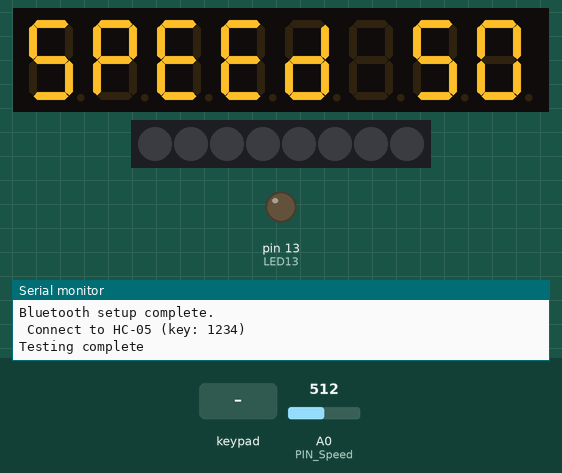
Simulated run of this sketch. Board: Arduino Uno, built with avr-gcc and run on an emulated ATmega328P. On the bench: 8-digit seven-segment display, 8 RGB LEDs in strip order, left to right, output pins drawn as LEDs (lit = HIGH), the last lines printed to the serial monitor. The test bench sets the inputs (shaded band); at power-on: A0 (PIN_Speed) = 512.

Above: at 1.7 s.
1.8 s: key '8' pressed
At 2.89 s:
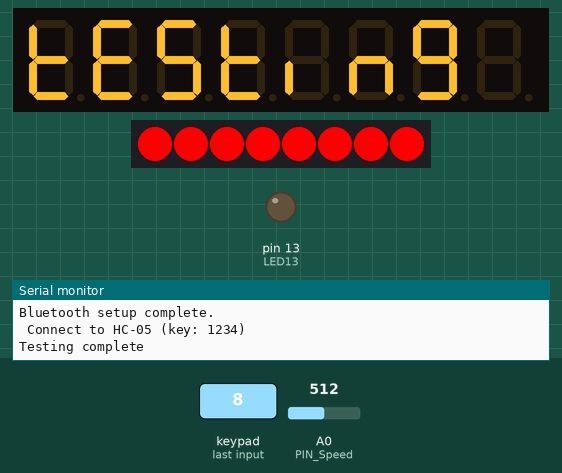
At 8.3 s:
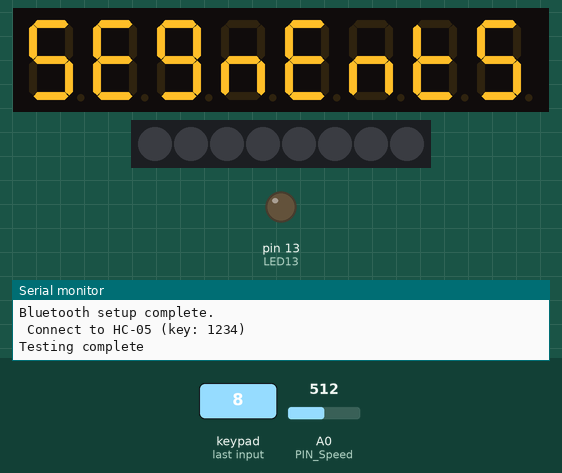
9.9 s: key '1' pressed
12.9 s: keypad keys 8 8 8 8 8 8 8 8 pressed 0.401 s apart
At 17.1 s:
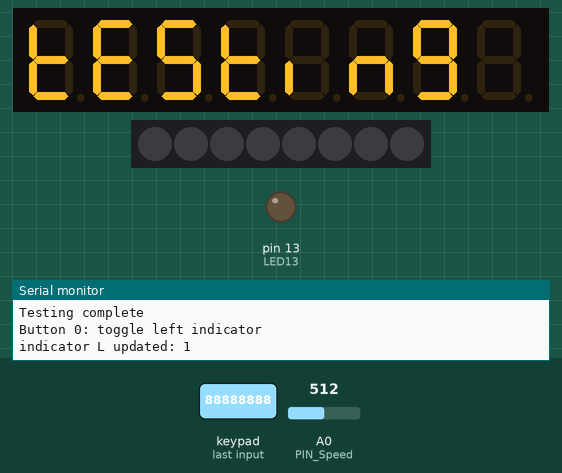
Timing chart, 0 to 22.1 s (numbered marks = the images above; inputs shaded):
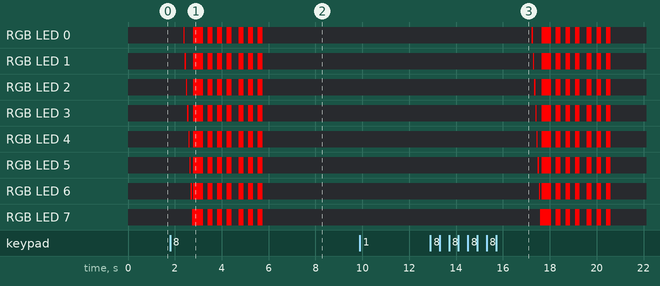

The sketch:

projBox_v1.0_testCode_1.ino
```cpp
/*------------------------------------------------------------------------------
  PROJECT:      3YP Motorcycle Feedback System Mobile Device App
  FILE:         projBox_v1.0_testCode_1.ino
  AUTHOR:       SSQ16SHU / 100166648

  DESCRIPTION:  Testing of projectBox v1.0 modules & components
                (Ardunino Uno clone, tm1638, hc05, 10k(?) potentiometer)
                Arduino inputs simulate motorcycle 'status' (eg speed, indicator
                on/off etc), sending values to be interpreted by android app.
  ------------------------------------------------------------------------------
  HISTORY:      v1.0    200120  Initial implementation from existing code
                v1.1    200120  adapted to display speed integer.
                v1.2    200120  implemented sending bike status vector (naive)
                v1.2.1  200122  tidied code
                v2.0    200123  added bitshift button trigger (test).
                v2.1    200319  changed indicators to boolean, added toggling
                                and display to buttons. (revised for clarity).
  ------------------------------------------------------------------------------
  NOTES:      + Bluetooth Rx & Tx are on digital pins to avoid disconnection on
                every upload of new/edited sketch(es).
              + Button trigger has both 7seg reset and delay repeated in each
                check to prevent triggering every loop.
              + While methods exist to clear display, it is often more efficiant
                to specify empty space when displaying text to module (8 char).
              + Potentiometer reading fluctuates very slightly (+/- 1mph) due to
                unstable USB powersupply voltage. This is acceptable as this
                reflects the ever-present slight changes made by manual control.
  ------------------------------------------------------------------------------
  PLANNED IMPROVEMENT:
              + assembling variables into single vector BEFORE sending.
              + possibly change speed increments (ie top out at 75mph: no value
                past this point is legal in UK) : hopefully improve accuracy?
              + try to decrease loop time to improve catch rate of buttons.
  ------------------------------------------------------------------------------
  TODO:       - test transmission (loop) delay
              - Implement non-delay code for input(ie tm1638 buttons)
              - add button input for vector status changes
              - change speed variable to int (app doesnt really need fractions)
              - change to array for transmission (int)
              - investigate other functions (eg peek) for better serial reading
              - tidy code incl header
  ----------------------------------------------------------------------------*/

//Header files------------------------------------------------------------------
#include <SoftwareSerial.h>                     //digital pin use for serial communication(HC05)
#include <TM1638plus.h>                         //tm1638 module library (plus version)


//Definitions-------------------------------------------------------------------
//tm1638 module digital pins
#define  STROBE_TM 5
#define  CLOCK_TM 6
#define  DIO_TM 7

//button listener masks
#define BUTTON_MASK_0 (0x1 << 0)                //used for indicator left
#define BUTTON_MASK_1 (0x1 << 1)                //used for indicator right
#define BUTTON_MASK_2 (0x1 << 2)                //used for low beams
#define BUTTON_MASK_3 (0x1 << 3)                //used for high beams
#define BUTTON_MASK_4 (0x1 << 4)
#define BUTTON_MASK_5 (0x1 << 5)
#define BUTTON_MASK_6 (0x1 << 6)
#define BUTTON_MASK_7 (0x1 << 7)                //used for display testing


//Constants---------------------------------------------------------------------
const int PIN_Speed = A0;                       //analogue pin for potentiometer
const int LED13 = 13;                           //utility LED


//Variables---------------------------------------------------------------------
int sequenceCounter = 1;                        //testing for lost messages (increment logic 0+1)
char inbyte = 0;                                //Char used for reading in Serial characters
float pot = 0;                                  //value of potentiometer input

//bike status variables
bool indicatorL;                                //1/0 representation of (left) indicator status
bool indicatorR;                                //1/0 representation of (right) indicator status
bool lowbeam;                                   //1/0 representation of headlight status  (currently unused by app: potential ambient light sensor prompt?)
bool highbeam;                                  //1/0 representation of highbeam status   (currently unused by app)
int revCounter = 0;                             //simulation of rev count                 (currently unused by app: potential redline wraning /shift prompt)
float currSpeed = 0;                            //current speed (val 0-99)

//(unused) values for addition or consideration:
int engineTemp = 0;                             //possibly duplicate for C & F option setting?
int fuelLevel = 0;                              //possibly represent as percentage of tank
int checkEngine = 0;                            //1/0 rep
int currentGear = 0;                            //translate 0 as 1 and 1 as N, 2 as 3 etc app-side
int absActive = 0;                              //abs system on: useful?
int tractionControl = 0;                        //1/0 active if present
int parkingLights = 0;                          //1/0 for parking light warning
//data available after engine shut off?)
float odoTotal = 0;                             //Odometer value
float odoTripA = 0;                             //first trip record
float odoTribB = 0;                             //multiple trip (majority of vehicles have 1+)
float batteryVoltage = 0;                       //current voltage level


//Object Constructors-----------------------------------------------------------
SoftwareSerial EEBlue(10, 11);                  //Bluetooth serial I/O
TM1638plus tm(STROBE_TM, CLOCK_TM , DIO_TM);    //tm1638 module on digital pins


//Program-----------------------------------------------------------------------

void setup() {
  //initialise pins---------------------
  pinMode(PIN_Speed, INPUT);                    //initialize potentiometer on A0
  pinMode(LED13, OUTPUT);                       //initialize LED on digital pin13 as output
  digitalWrite(LED13, LOW);                     //begin with utility LED off

  //initialise serial and bluetooth-----
  Serial.begin(9600);
  EEBlue.begin(9600);
  while (!Serial) {
    ; //wait for serial port to connect
  }
  tm.displayText("TRANSMIT");                   //notify ready (via display)
  delay(250);                                   //readable delay
  tm.displayText("BEGIN   ");
  delay(250);
  Serial.println("Bluetooth setup complete.\n Connect to HC-05 (key: 1234)");

  //tm1638 setup------------------------
  tm.reset();                                   //clear tm1638 module
  tm.brightness(0);                             //set low brightness for tm1638 module

  //tm1638 testing sequence-------------
  //tmTesting();                                //(testing) TM1638 module testing (assigned to button 7)
  Serial.println("Testing complete");
}


void loop() {
  //get input-------------------------
  uint8_t buttons = tm.readButtons();           //get current status of buttons as byte
  getButtons(buttons);                          //trigger methods from bitwise shift of byte
  //doLEDs(buttons);                              //(testing: visual demo) trigger button-associated LED

  //speed from potentiometer----------
  getSpeed();                                   //set speed value from potentiometer resistance
  displaySpeed();                               //display current speed value to tm1638 (7seg)

  //send bike status to app-----------
  //Serial.println("begin sending");              //(testing: visual demo) print to serial monitor
  sendVector();                                 //send current bike status array values to android via hc05

  //loop stability delay--------------
  delay(250);                                   //modifiable delay to control loop iteration speed
}


//Functions---------------------------------------------------------------------

//--------------------------------------
//sends the values over Bluetooth serial to app. (naive version: for testing)
//--------------------------------------
void sendVector() {
  EEBlue.print('#');                            //begin char (signal start of array index to app)
  EEBlue.print(sequenceCounter);
  EEBlue.print('+');                            //'next value' char (split received string)
  EEBlue.print(currSpeed);
  EEBlue.print('+');
  EEBlue.print(indicatorL);
  EEBlue.print('+');
  EEBlue.print(indicatorR);
  EEBlue.print('+');
  EEBlue.print(lowbeam);
  EEBlue.print('+');
  EEBlue.print(highbeam);
  EEBlue.print('+');
  EEBlue.print(revCounter);
  EEBlue.print('+');
  EEBlue.print('~');                            //end char (signal end of index to app)
  Serial.println();                             //push serial monitor to next line (testing)

  sequenceCounter++;                            //increment sequential count
}


//--------------------------------------
//converts float value of speed to int for tm1638 7seg display
//--------------------------------------
void displaySpeed() {
  tm.displayText("SPEED");                      //display context to 7seg
  int tens = currSpeed / 10;                    //get individual int of speed value
  int ones = currSpeed - (10 * tens);

  tm.displayHex(6, tens);                       //display to last two 7segments (6,7)
  tm.displayHex(7, ones);
}

//--------------------------------------
//interprets passed button (0-7) status byte and calls assigned functions
//(exclusive operation: else if: disallows combination of buttons)
//(indicator and headlights also affect their counterparts to mimic real life)
//--------------------------------------
void getButtons(uint8_t value) {

  if (value & BUTTON_MASK_0) {
    Serial.println("Button 0: toggle left indicator");
    //indicator left: toggle on/off
    indicatorL = !indicatorL;
    indicatorR = false;                         //turn off opposite indicator if already on (exclusive on)
    if (indicatorL) {
      tm.displayText("IND L1R0");
    } else {
      tm.displayText("IND L0R0");
    }

    Serial.print("indicator L updated: ");      //(testing) serial monitor value output
    Serial.println(indicatorL);

    delay(500);                                 //half-second display read-time (longer causes latency)
    tm.reset();
  }

  else if (value & BUTTON_MASK_1) {
    Serial.println("Button 1: toggle right indicator");
    //indicator right toggle on/off
    indicatorR = !indicatorR;
    indicatorL = false;                         //turn off opposite indicator if already on (exclusive on)
    if (indicatorR) {
      tm.displayText("IND L0R1");
    } else {
      tm.displayText("IND L0R0");
    }
    Serial.print("indicator R updated: ");      //testing output
    Serial.println(indicatorR);
    delay(500);
    tm.reset();
  }

  else if (value & BUTTON_MASK_2) {
    Serial.println("Button 2: toggle lowbeam");
    highbeam = false;                           //turn off highbeam (as either turning off lights or they ARE off & only lowbeams on)
    lowbeam = !lowbeam;
    if (lowbeam) {
      tm.displayText("LUX L1H0");
    } else {
      tm.displayText("LUX L0H0");
    }
    Serial.print("Lowbeam staus updated: ");    //testing output
    Serial.println(lowbeam);
    Serial.print("highbeams: ");
    Serial.println(highbeam);
    delay(500);
    tm.reset();
  }

  else if (value & BUTTON_MASK_3) {
    Serial.println("Button 3: toggle highbeams");
    highbeam = !highbeam;
    if (highbeam) {
      if (!lowbeam) {
        lowbeam = true;                         ////turn on lowbeam (as ON if highbeams are on)
      }
      tm.displayText("LUX L1H1");
    } else {
      if (lowbeam) {
        tm.displayText("LUX L1H0");
      } else {
        tm.displayText("LUX L0H0");
      }
    }
    Serial.print("Highbeam staus updated: ");   //testing output
    Serial.println(highbeam);
    Serial.print("lowbeams: ");
    Serial.println(lowbeam);
    delay(500);
    tm.reset();
  }

  else if (value & BUTTON_MASK_4) {
    //placeholder visible activity
    tm.displayText("BUTTON 4");
    Serial.println("Button 4");
    delay(1000);
    tm.reset();
  }
  else if (value & BUTTON_MASK_5) {
    //placeholder visible activity
    tm.displayText("BUTTON 5");
    Serial.println("Button 5");
    delay(1000);
    tm.reset();
  }
  else if (value & BUTTON_MASK_6) {
    //placeholder visible activity
    tm.displayText("BUTTON 6");
    Serial.println("Button 6");
    delay(1000);
    tm.reset();
  }
  else if (value & BUTTON_MASK_7) {
    //display testing function
    tm.reset();
    tmTesting();
  }

}


//--------------------------------------
//read analogue value from potentiometer and convert voltage to speed value
//--------------------------------------
void getSpeed() {
  float volt = analogRead(pot);                 //get potentiometer value (of 2^10 values)
  currSpeed = volt / 10.24;                     //divide 2^10 value to get 0-100mph
}


//Test Functions----------------------------------------------------------------
//--------------------------------------
//momentary trigger corresponding LED by button
//--------------------------------------
void doLEDs(uint8_t value) {
  for (uint8_t position = 0; position < 8; position++) {
    tm.setLED(position, value & 1);
    value = value >> 1;
  }
}


//--------------------------------------
//testSequence of sub-test functions of tm1638 module
//--------------------------------------
void tmTesting() {
  tm.displayText("testing");
  delay(500);
  test_led_seq();                               //sequential LED
  test_led_flash();                             //strobe all LED
  test_7seg_brightness();                       //7seg light levels
  test_7seg_hex();                              //iterate all 7seg hex numbers
  test_7seg_bytes();                            //demo segment letters
  test_7seg_segments();                         //sequential segment loops
  test_7seg_dots();                             //sequential momentary dots
  test_7seg_flash();                            //strobe 7seg
  tm.displayText("FIN TEST");
  delay(500);
  tm.reset();
}


//sub-test functions (tm1638)-------------------------------
//strobe leds-------
void test_led_flash() {
  for (int i = 0; i < 8; i++) {
    tm.setLED(i, 1);
  }
  delay(200);
  for (int i = 0; i < 8; i++) {
    tm.setLED(i, 0);
  }
}


//sequential leds---
void test_led_seq() {
  for (int i = 0; i < 8; i++) {
    tm.setLED(i, 1);
    delay(50);
    tm.setLED(i, 0);
  }
}


//hex no.-----------
void test_7seg_hex() {
  //for each digit (0-9)
  for (int i = 0; i < 10; i++) {
    //for each display (0-7)
    for (int j = 0; j < 8; j++) {
      tm.displayHex(j, i);
      delay(20);
    }
  }
  tm.reset();
}


//individual seg----
void test_7seg_segments() {
  for (int i = 0; i < 8; i++) {
    tm.display7Seg(i, 0b00000001);
    delay(30);
    tm.display7Seg(i, 0b00000011);
    delay(30);
    tm.display7Seg(i, 0b00000111);
    delay(30);
    tm.display7Seg(i, 0b00001111);
    delay(30);
    tm.display7Seg(i, 0b00011111);
    delay(30);
    tm.display7Seg(i, 0b00111111);
    delay(30);
    tm.display7Seg(i, 0b01111111);
    delay(50);
    tm.display7Seg(i, 0b10000000);
    delay(100);
    tm.displayHex(i, 8);
  }
  tm.reset();
}


//byte display------
void test_7seg_bytes() {
  tm.displayText("segments");
  delay(1000);
  tm.displayText("   SEG=");
  tm.display7Seg(1, 0b00000001);
  tm.displayASCII(7, 'A');
  delay(400);
  tm.display7Seg(1, 0b00000010);
  tm.displayASCII(7, 'B');
  delay(400);
  tm.display7Seg(1, 0b00000100);
  tm.displayASCII(7, 'C');
  delay(400);
  tm.display7Seg(1, 0b00001000);
  tm.displayASCII(7, 'D');
  delay(400);
  tm.display7Seg(1, 0b00010000);
  tm.displayASCII(7, 'E');
  delay(400);
  tm.display7Seg(1, 0b00100000);
  tm.displayASCII(7, 'F');
  delay(400);
  tm.display7Seg(1, 0b01000000);
  tm.displayASCII(7, 'G');
  delay(500);
  tm.reset();
}


//brightness (7seg)-
void test_7seg_brightness() {
  for (uint8_t brightness = 0; brightness < 4; brightness++) {
    tm.brightness(brightness);
    tm.displayText("88888888");
    test_led_flash();
    delay(200);
  }
  tm.reset();
  delay(100);

  for (uint8_t brightness = 4; brightness > 1; brightness--) {
    tm.brightness(brightness - 1);              //brightness decrement: avoid =0 loop
    tm.displayText("88888888");
    test_led_flash();
    delay(200);
  }
  tm.reset();
  tm.brightness(0x02);                          //restore default brightness

}

//strobe 7seg-------
void test_7seg_flash() {
  for (int r = 0; r < 3; r++) {
    //all seg ON
    for (int i = 0; i < 8; i++) {
      tm.displayASCIIwDot(i, '8');
    }
    delay(100);
    //all seg OFF
    for (int i = 0; i < 8; i++) {
      tm.displayASCIIwDot(i, ' ');
    }
    delay(100);
  }
}


//7seg dots---------
void test_7seg_dots() {
  for (int i = 0; i < 8; i++) {
    tm.displayASCII(i, '.');
    delay(50);
    tm.displayHex(i, 'A');
  }
}


//clear 7seg--------
void test_7seg_empty() {
  //clear all segments without module reset
  for (int s = 0; s < 8; s++) {
    tm.displayHex(s, 'A');
  }
}


//obsolete test methods---------------------------------------------------------
//--------------------------------------
//separating float to individual int representations for 7seg display
//--------------------------------------
void displaySpeedTest() {
  int big, a, b, c, d;

  //get whole int representation of 2dp float value (multiply by 100)
  big = currSpeed * 100;
  //split into individual int of thousands, hundreds, tens, ones
  a = big / 1000;
  b = (big / 100) - (10 * a);
  c = (big / 10) - (10 * b) - (100 * a);
  d = big - (10 * c) - (100 * b) - (1000 * a);
  //display to 7seg as hex
  tm.displayHex(3, a);
  tm.displayHex(4, b);
  tm.displayASCII(5, '.');
  tm.displayHex(6, c);
  tm.displayHex(7, d);
}


//--------------------------------------
//send analog input from potentiometer to android
//--------------------------------------
void sendSpeed()
{
  getSpeed();                                   //get currSpeed from potentiometer
  EEBlue.print('#');                            //begin transmission character (start index)
  EEBlue.print(currSpeed);                      //send current speed
  EEBlue.print('+');                            //change of value char (debug and split string)
  EEBlue.print('~');                            //end transmission character (signal end index)

  Serial.println();                             //push serial to next line
  Serial.println(currSpeed);                    //(testing) duplicate sent variable to monitor
}
```

Measured:
- after the input at 1.8 s, RGB LED 7: off → RGB(255, 0, 0) after 0.94 s, → off 0.46 s later, → RGB(255, 0, 0) 0.20 s later, → off 0.20 s later, … (14 changes in this stretch); the display: first changes after 0.08 s (image 1 shows a later state)
- after the input at 12.9 s, the display: first differs from a run without the input after 3.8 s (image 3)
- what the display in image 2 shows lasts 1.0 s, from 7.6 s to 8.6 s
- what the display in image 3 shows lasts 0.5 s, from 16.7 s to 17.2 s
